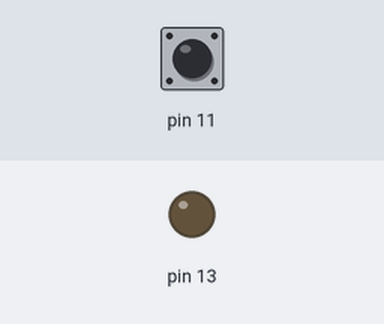
A sketch run on a simulated Arduino Uno, built with avr-gcc and run on an emulated ATmega328P. Parts: output pins drawn as LEDs (lit = HIGH). The test bench sets the inputs (shaded band); at power-on: pin 11 LOW. What the sketch prints to the serial monitor is not drawn.

Above: at 1.2 s.
1.3 s: pin 11 driven HIGH
At 3.5 s:
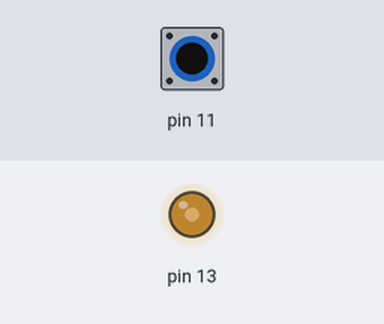
4.3 s: pin 11 pulsed LOW 5 times (0.12 s each, 0.3 s apart)
At 5.0 s:
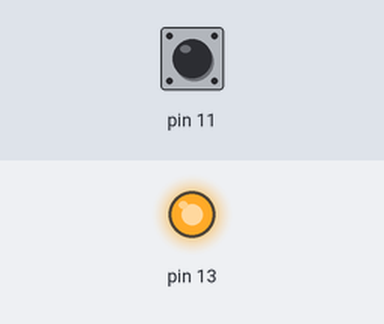
7.3 s: pin 11 driven LOW
Timing chart, 0 to 10.3 s (numbered marks = the images above; inputs shaded):
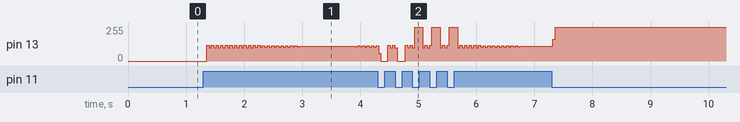

The sketch:

button.ino
```cpp
int t=-1;

void setup() {
  // put your setup code here, to run once:
  pinMode(11,INPUT);
  pinMode(13,OUTPUT);
  Serial.begin(9600);
}


void loop() {
  // put your main code here, to run repeatedly:
  int s= digitalRead(11);
  if(s==1)
    t*=-1;

  if(t==1){
    digitalWrite(13,HIGH);
  }
  else{
    digitalWrite(13,LOW);
  }
  Serial.println(t);
}
```
